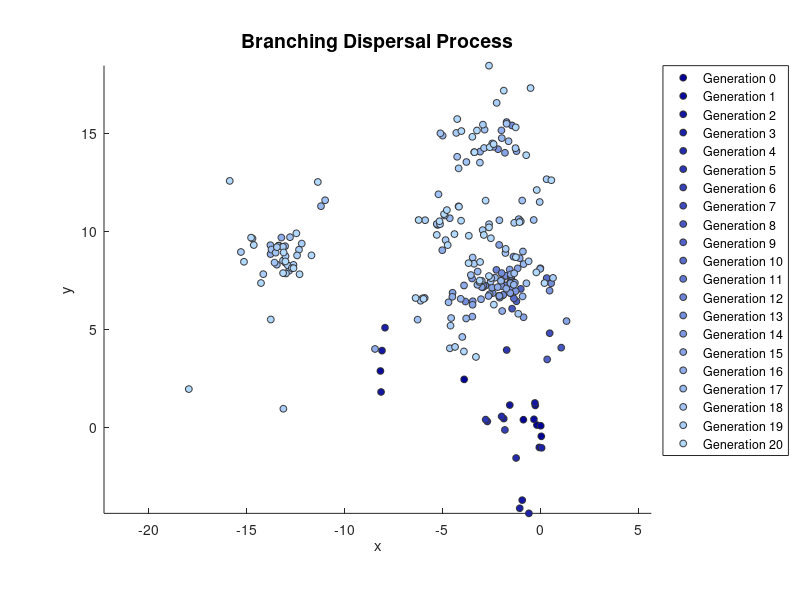

MATLAB code for this plot:
%% SIMULATE_BRANCHING_DISPERSION  
%   Multi-generation branching process with
%   dispersal according to the stopped subdiffusive fBm radial density g(r).
%
%   - Starts with 5 initial "parents" (Generation 0) sampled from g(r).
%   - Each individual produces a Poisson(1.2) number of offspring.
%   - Each offspring disperses from its parent according to g(r).

function simulate_branching_dispersion()

    close all; clc;
    % Parameters
    n_initial = 5;          
    lambda_poisson = 1.2;      
    num_generations = 20;     
    a = 0.5;                 
    b = 0.5;                 
    sigma = 1.0;             
    H = 0.35;                
    T_max = 0.05;            % <<< KEY PARAMETER: controls overall spatial scale
                             %    Smaller T_max → smaller spread 

    % Seed for reproducibility
    %rng(42);

    % Storage
    all_X = [];
    all_Y = [];
    all_Gen = [];

    % ====================== Generation 0 ======================
    [X0, Y0] = sample_stopped_positions(n_initial, a, b, sigma, H, T_max);
    all_X = [all_X; X0];
    all_Y = [all_Y; Y0];
    all_Gen = [all_Gen; zeros(n_initial, 1)];

    current_X = X0;
    current_Y = Y0;

    % ====================== Generations 1–num_generations ======================
    for gen = 1:num_generations
        n_current = length(current_X);
        new_X = [];
        new_Y = [];
        
        for i = 1:n_current
            n_children = poissrnd(lambda_poisson);
            if n_children > 0
                [dX, dY] = sample_stopped_positions(n_children, a, b, sigma, H, T_max);
                new_X = [new_X; current_X(i) + dX];
                new_Y = [new_Y; current_Y(i) + dY];
            end
        end
        
        all_X = [all_X; new_X];
        all_Y = [all_Y; new_Y];
        all_Gen = [all_Gen; gen * ones(length(new_X), 1)];
        
        current_X = new_X;
        current_Y = new_Y;
    end

    % ====================== Plotting (Blue Gradient) ======================
    figure('Position', [100 100 900 700]);
    hold on;
    
    n_colors = num_generations + 1;
    dark_blue  = [0.0, 0.0, 0.6];
    light_blue = [0.7, 0.85, 1.0];
    
    colors = zeros(n_colors, 3);
    for i = 1:n_colors
        t = (i-1)/(n_colors-1);
        colors(i, :) = (1-t)*dark_blue + t*light_blue;
    end
    
    for g = 0:num_generations
        idx = (all_Gen == g);
        if any(idx)
            scatter(all_X(idx), all_Y(idx), 25, colors(g+1, :), 'filled', ...
                    'MarkerEdgeColor', [0.2 0.2 0.2], 'LineWidth', 0.4, ...
                    'DisplayName', sprintf('Generation %d', g));
        end
    end
    hold off;
    
    axis equal;
    grid off;
    title(sprintf('Branching Dispersal Process'), ...
          'FontSize', 14);
    xlabel('x');
    ylabel('y');
    legend('Location', 'bestoutside');
    
    fprintf('Simulation complete (T_max = %.4f):\n', T_max);
    for g = 0:num_generations
        n = sum(all_Gen == g);
        fprintf('  Generation %d: %d individuals\n', g, n);
    end
end

% ====================== Helper Function ======================
function [X, Y] = sample_stopped_positions(n, a, b, sigma, H, T_max)
% Sample n 2D positions consistent with the stopped fBm model.
% T_max rescales the stopping time to match desired spatial scale.
    if nargin < 6
        T_max = 0.05;               
    end
    
    lambda = gamrnd(a, b, n, 1);
    tau    = exprnd(1 ./ lambda, n, 1);
    
    tau_scaled = tau * T_max;                    
    scale_t    = sigma .* (tau_scaled .^ H);
    
    R = raylrnd(scale_t, n, 1);
    theta = 2 * pi * rand(n, 1);
    
    X = R .* cos(theta);
    Y = R .* sin(theta);
end
